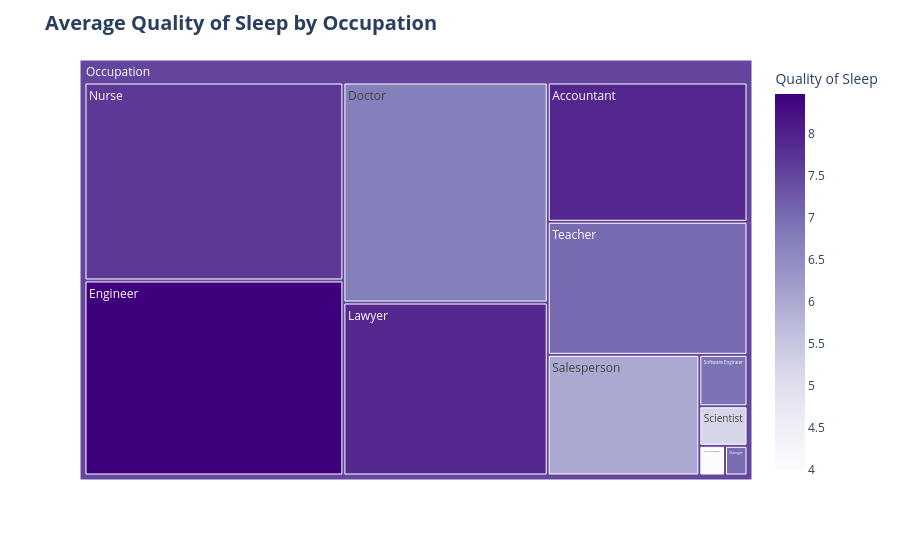

Write notebook code for a chart like this one.
### Markdown cell above
We can see how high responsability jobs like Manager, Sales, Software Developer have lower average sleep duration.

### Code cell
fig = px.treemap(
    df,
    path=[px.Constant('Occupation'), 'Occupation'],
    values='Quality of Sleep',
    color='Quality of Sleep',
    color_continuous_scale='Purples'
)

fig.update_layout(
    title='<b>Average Quality of Sleep by Occupation</b>',
    title_font={'size': 20}
)

### Figure 1 — Plotly figure (JSON) as saved in the notebook; plotly's stock layout.template omitted (floating-point values rounded to 4 significant figures)
{"data": [{"branchvalues": "total", "customdata": [[6.923], [6.733], [4.0], [7.036], [7.691], [8.479], [7.918], [5.2], [7.906], [6.0], [7.0], [7.508]], "domain": {"x": [0, 1], "y": [0, 1]}, "hovertemplate": "labels=%{label}<br>Quality of Sleep_sum=%{value}<br>parent=%{parent}<br>id=%{id}<br>Quality of Sleep=%{color}<extra></extra>", "ids": ["Occupation/Software Engineer", "Occupation/Doctor", "Occupation/Sales Representative", "Occupation/Teacher", "Occupation/Nurse", "Occupation/Engineer", "Occupation/Accountant", "Occupation/Scientist", "Occupation/Lawyer", "Occupation/Salesperson", "Occupation/Manager", "Occupation"], "labels": ["Software Engineer", "Doctor", "Sales Representative", "Teacher", "Nurse", "Engineer", "Accountant", "Scientist", "Lawyer", "Salesperson", "Manager", "Occupation"], "marker": {"coloraxis": "coloraxis", "colors": [6.923, 6.733, 4.0, 7.036, 7.691, 8.479, 7.918, 5.2, 7.906, 6.0, 7.0, 7.508]}, "name": "", "parents": ["Occupation", "Occupation", "Occupation", "Occupation", "Occupation", "Occupation", "Occupation", "Occupation", "Occupation", "Occupation", "Occupation", ""], "type": "treemap", "values": [26.0, 472.0, 8.0, 279.0, 538.0, 530.0, 292.0, 20.0, 371.0, 192.0, 7.0, 2735.0]}], "layout": {"coloraxis": {"colorbar": {"title": {"text": "Quality of Sleep"}}, "colorscale": [[0, "rgb(252,251,253)"], [0.125, "rgb(239,237,245)"], [0.25, "rgb(218,218,235)"], [0.375, "rgb(188,189,220)"], [0.5, "rgb(158,154,200)"], [0.625, "rgb(128,125,186)"], [0.75, "rgb(106,81,163)"], [0.875, "rgb(84,39,143)"], [1, "rgb(63,0,125)"]]}, "legend": {"tracegroupgap": 0}, "margin": {"t": 60}, "title": {"font": {"size": 20}, "text": "<b>Average Quality of Sleep by Occupation</b>"}}}
